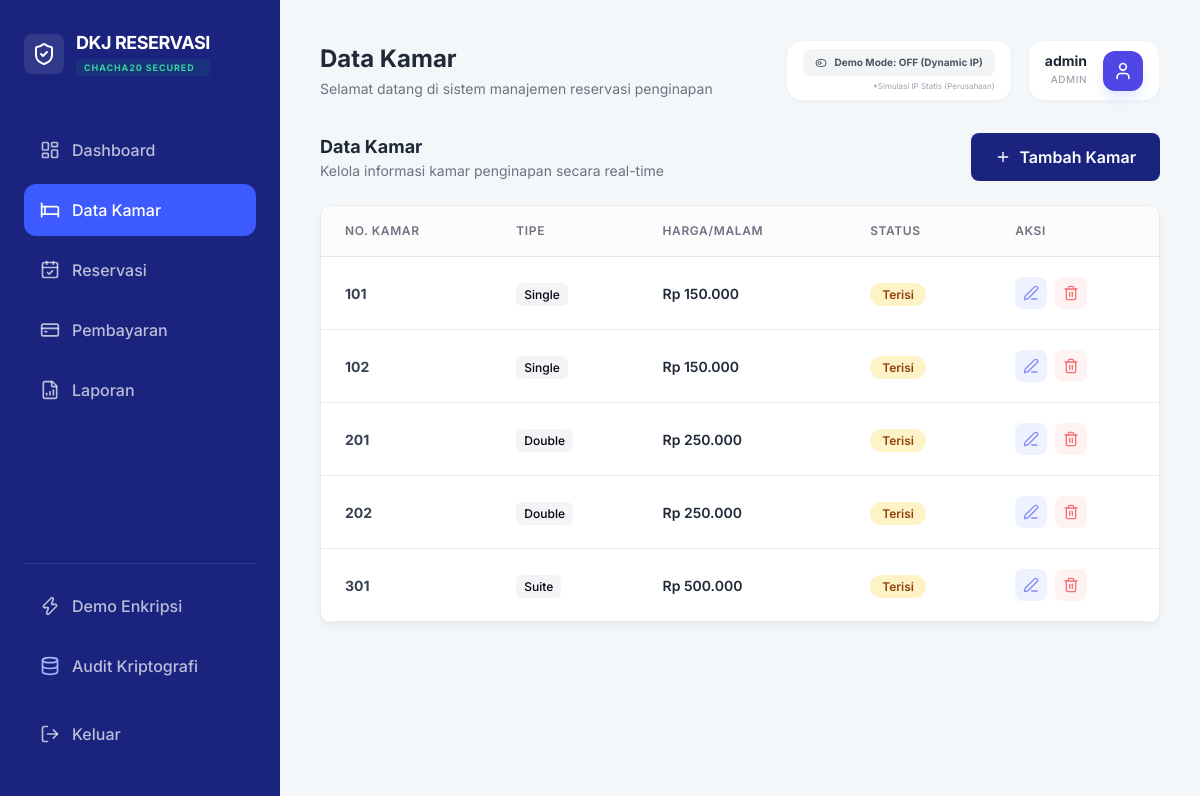
Before: /dashboard.php?page=rooms (signed in) with the older database file.
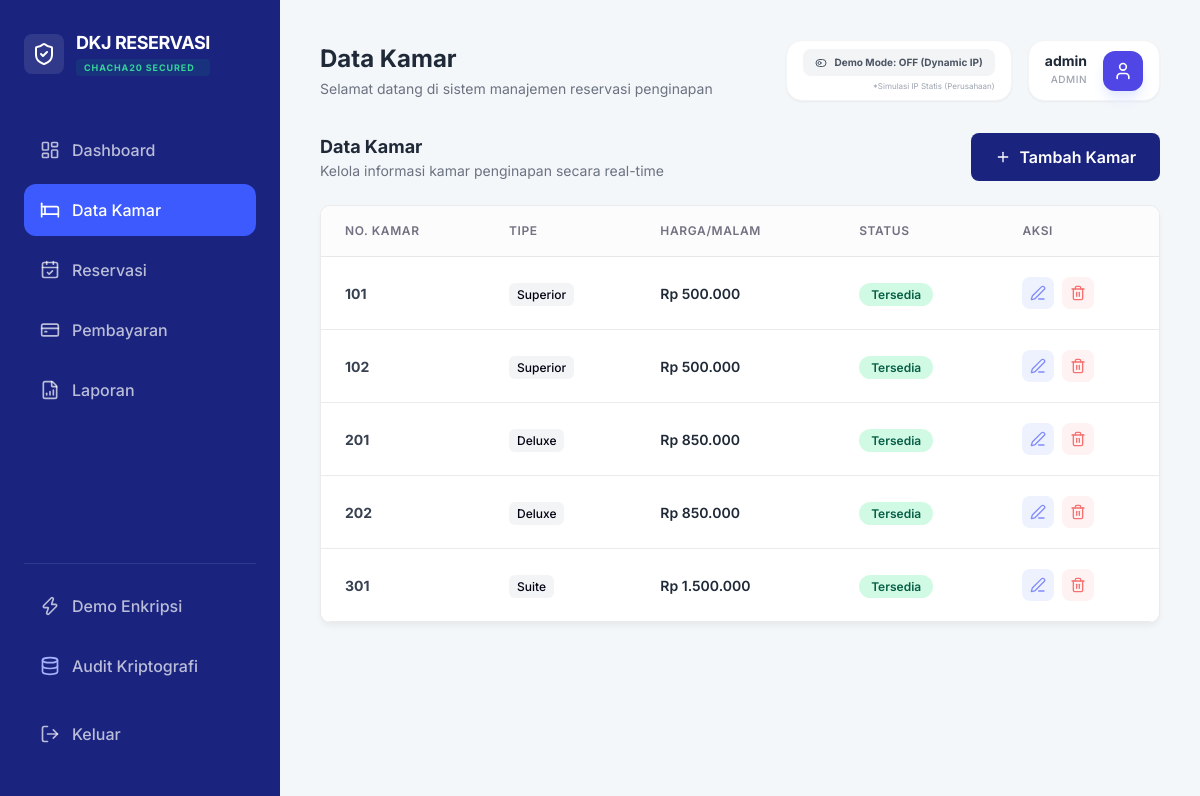
After: the same page with the newer database file.
### tables this page shows
CREATE TABLE rooms (
        id INTEGER PRIMARY KEY AUTOINCREMENT,
        room_number TEXT UNIQUE,
        type TEXT,
        price INTEGER,
        status TEXT DEFAULT 'available'
    );

### modules/rooms.php (the view, shortened to what this page needs)
<?php
$rooms = $db->query("SELECT * FROM rooms ORDER BY room_number ASC")->fetchAll(PDO::FETCH_ASSOC);
?>
<div class="flex justify-between items-center mb-6">
    <div>
        <h3 class="text-lg font-bold text-gray-800">Data Kamar</h3>
        <p class="text-sm text-gray-500">Kelola informasi kamar penginapan secara real-time</p>
    </div>
    <button onclick="openModal('addRoomModal')" class="btn-primary flex items-center gap-2">
        <i data-lucide="plus" class="w-4 h-4"></i> Tambah Kamar
    </button>
</div>
<div class="card p-0 overflow-hidden">
    <div class="table-container border-none">
        <table>
            <thead>
                <tr>
                    <th>No. Kamar</th>
                    <th>Tipe</th>
                    <th>Harga/Malam</th>
                    <th>Status</th>
                    <th>Aksi</th>
                </tr>
            </thead>
            <tbody>
                <?php foreach ($rooms as $r): ?>
                <tr>
                    <td class="font-bold text-gray-700"><?= $r['room_number'] ?></td>
                    <td><span class="text-xs px-2 py-1 bg-gray-100 rounded-md font-medium"><?= $r['type'] ?></span></td>
                    <td class="font-semibold text-gray-800">Rp <?= number_format($r['price'], 0, ',', '.') ?></td>
                    <td>
                        <span class="badge-status <?= $r['status'] === 'available' ? 'badge-success' : 'badge-warning' ?>">
                            <?= $r['status'] === 'available' ? 'Tersedia' : 'Terisi' ?>
                        </span>
                    </td>
                    <td>
                        <div class="flex items-center gap-2">
                            <button onclick='editRoom(<?= json_encode($r) ?>)' class="p-2 text-indigo-400 hover:text-indigo-600 bg-indigo-50 rounded-lg">
                                <i data-lucide="edit-3" class="w-4 h-4"></i>
                            </button>
                            <form method="POST" class="inline" onsubmit="return confirm('Hapus kamar ini?')">
                                <button type="submit" class="p-2 text-red-400 hover:text-red-600 bg-red-50 rounded-lg">
                                    <i data-lucide="trash-2" class="w-4 h-4"></i>
                                </button>
                            </form>
                        </div>
                    </td>
                </tr>
                <?php endforeach; ?>
            </tbody>
        </table>
    </div>
</div>

### dashboard.php (shortened to what this page needs)
<?php
$page = $_GET['page'] ?? 'stats';
function is_active($p, $current) {
    return $p === $current ? 'active' : '';
}
?>
<!DOCTYPE html>
<html lang="id">
<head>
    <script src="https://cdn.tailwindcss.com"></script>
    <link rel="stylesheet" href="assets/css/style.css">
</head>
<body class="bg-[#f4f7fa]">
    <div class="flex">
        <aside class="sidebar h-screen fixed">
            <div class="sidebar-brand text-white">
                <div class="flex items-center gap-3">
                    <div class="p-2 bg-white/10 rounded-lg">
                        <i data-lucide="shield-check" class="w-6 h-6 text-white"></i>
                    </div>
                    <div class="flex flex-col">
                        <span class="text-lg font-bold leading-tight tracking-tight">DKJ RESERVASI</span>
                        <span class="text-[9px] font-bold text-emerald-400 uppercase tracking-widest bg-emerald-500/10 px-2 py-0.5 rounded mt-1">ChaCha20 Secured</span>
                    </div>
                </div>
            </div>
            <ul class="sidebar-menu flex-1 overflow-y-auto">
                <li>
                    <a href="?page=stats" class="<?= is_active('stats', $page) ?>">
                        <i data-lucide="layout-dashboard" class="w-5 h-5"></i> Dashboard
                    </a>
                </li>
                <li>
                    <a href="?page=rooms" class="<?= is_active('rooms', $page) ?>">
                        <i data-lucide="bed" class="w-5 h-5"></i> Data Kamar
                    </a>
                </li>
                <li>
                    <a href="?page=reservations" class="<?= is_active('reservations', $page) ?>">
                        <i data-lucide="calendar-check" class="w-5 h-5"></i> Reservasi
                    </a>
                </li>
                <li>
                    <a href="?page=payments" class="<?= is_active('payments', $page) ?>">
                        <i data-lucide="credit-card" class="w-5 h-5"></i> Pembayaran
                    </a>
                </li>
                <li>
                    <a href="?page=reports" class="<?= is_active('reports', $page) ?>">
                        <i data-lucide="file-bar-chart" class="w-5 h-5"></i> Laporan
                    </a>
                </li>
            </ul>
            <div class="mt-auto pt-4 border-t border-white/10">
                <ul class="sidebar-menu">
                    <li>
                        <a href="?page=demo" class="<?= is_active('demo', $page) ?>">
                            <i data-lucide="zap" class="w-5 h-5"></i> Demo Enkripsi
                        </a>
                    </li>
                    <li>
                        <a href="?page=audit_crypto" class="<?= is_active('audit_crypto', $page) ?>">
                            <i data-lucide="database" class="w-5 h-5 text-indigo-300"></i> Audit Kriptografi
                        </a>
                    </li>
                    <li class="mt-4">
                        <a href="?page=logout" class="text-red-300 hover:bg-red-500/20 hover:text-red-200">
                            <i data-lucide="log-out" class="w-5 h-5"></i> Keluar
                        </a>
                    </li>
                </ul>
            </div>
        </aside>
        <main class="main-wrapper flex-1">
            <header class="flex justify-between items-center mb-8">
                <div>
                    <h1 class="text-2xl font-bold text-gray-800">
                        <?php
                        $titles = [
                            'stats' => 'Dashboard',
                            'rooms' => 'Data Kamar',
                            'reservations' => 'Reservasi',
                            'payments' => 'Pembayaran',
                            'reports' => 'Laporan',
                            'demo' => 'Demo ChaCha20',
                            'audit_db' => 'Audit Database SQLite',
                            'audit_crypto' => 'Audit Kriptografi'
                        ];
                        echo $titles[$page] ?? 'Dashboard';
                        ?>
                    </h1>
                    <p class="text-gray-500 text-sm mt-1">
                        Selamat datang di sistem manajemen reservasi penginapan
                    </p>
                </div>
                <div class="flex gap-4">
                    <?php
                    $is_demo_mode = $_SESSION['demo_ip_mode'] ?? false;
                    $query_params = $_GET;
                    $query_params['demo_mode'] = 'toggle';
                    $toggle_url = '?' . http_build_query($query_params);
                    ?>
                    <div class="flex flex-col items-end justify-center bg-white px-4 py-2 rounded-2xl shadow-sm border border-gray-100">
                        <a href="<?= $toggle_url ?>"
                           class="py-1.5 px-3 rounded-lg font-bold text-[10px] transition-all flex items-center gap-2 <?= $is_demo_mode ? 'bg-emerald-100 text-emerald-700 hover:bg-emerald-200' : 'bg-gray-100 text-gray-600 hover:bg-gray-200' ?>"
                           title="Simulasi Demo IP Statis jika di perusahaan">
                            <i data-lucide="<?= $is_demo_mode ? 'toggle-right' : 'toggle-left' ?>" class="w-3 h-3"></i>
                            <?= $is_demo_mode ? 'Demo Mode: ON (Static IP)' : 'Demo Mode: OFF (Dynamic IP)' ?>
                        </a>
                        <p class="text-[8px] text-gray-400 mt-1">*Simulasi IP Statis (Perusahaan)</p>
                    </div>
                    <div class="flex items-center gap-4 bg-white px-4 py-2 rounded-2xl shadow-sm border border-gray-100">
                        <div class="flex flex-col text-right">
                            <span class="text-sm font-bold text-gray-800 leading-none"><?= $_SESSION['username'] ?></span>
                            <span class="text-[10px] text-gray-400 font-medium uppercase mt-1 tracking-wider"><?= $_SESSION['role'] ?></span>
                        </div>
                        <div class="w-10 h-10 rounded-xl bg-indigo-600 flex items-center justify-center shadow-lg shadow-indigo-100">
                            <i data-lucide="user" class="w-5 h-5 text-white"></i>
                        </div>
                    </div>
                </div>
            </header>
            <div class="content-body animate-in fade-in slide-in-from-bottom-4 duration-500">
                <?php
                $module_path = "modules/$page.php";
                if (file_exists($module_path)) {
                    include $module_path;
                } else {
                    include "modules/stats.php";
                }
                ?>
            </div>
        </main>
    </div>
</body>
</html>

### assets/css/style.css (style rules this page uses)
:root { --font-size: 16px; --background: #ffffff; --foreground: #030213; --card: #ffffff; --card-foreground: #030213; --primary: #030213; --primary-foreground: #ffffff; --secondary: #f8f9fa; --secondary-foreground: #030213; --muted: #ececf0; --muted-foreground: #717182; --accent: #e9ebef; --accent-foreground: #030213; --destructive: #d4183d; --border: rgba(0, 0, 0, 0.08); --input-background: #f3f3f5; --radius: 0.625rem; --blue-soft: #3b82f6; --green-soft: #10b981; --purple-soft: #8b5cf6; --orange-soft: #f59e0b; }
* { margin: 0; padding: 0; box-sizing: border-box; font-family: 'Inter', sans-serif; }
body { background-color: #f4f7fa; color: var(--foreground); font-size: var(--font-size); }
.sidebar { width: 280px; background-color: #1a237e; color: white; position: fixed; height: 100vh; padding: 2rem 1.5rem; z-index: 100; display: flex; flex-direction: column; }
.sidebar-brand { font-size: 1.5rem; font-weight: 700; margin-bottom: 3rem; display: block; }
.sidebar-menu { list-style: none; }
.sidebar-menu li { margin-bottom: 0.5rem; }
.sidebar-menu a { display: flex; align-items: center; gap: 12px; padding: 0.875rem 1rem; color: rgba(255,255,255,0.7); text-decoration: none; border-radius: 0.75rem; font-weight: 500; transition: all 0.2s; }
.sidebar-menu a:hover, .sidebar-menu a.active { background-color: #303f9f; color: white; }
.sidebar-menu a.active { background-color: #3d5afe; }
.main-wrapper { margin-left: 280px; padding: 2.5rem; }
.card { background: var(--card); border-radius: var(--radius); padding: 1.5rem; border: 1px solid var(--border); box-shadow: 0 4px 6px -1px rgba(0, 0, 0, 0.05); }
.table-container { background: white; border-radius: var(--radius); overflow: hidden; border: 1px solid var(--border); }
table { width: 100%; border-collapse: collapse; }
th { background: #fcfcfd; padding: 1rem 1.5rem; text-align: left; font-size: 0.75rem; font-weight: 600; color: var(--muted-foreground); text-transform: uppercase; letter-spacing: 0.05em; border-bottom: 1px solid var(--border); }
td { padding: 1.25rem 1.5rem; border-bottom: 1px solid var(--border); font-size: 0.875rem; }
.btn-primary { background: #1a237e; color: white; padding: 0.75rem 1.5rem; border-radius: 0.5rem; font-weight: 600; border: none; cursor: pointer; }
.badge-status { padding: 4px 12px; border-radius: 999px; font-size: 0.75rem; font-weight: 600; }
.badge-success { background: #d1fae5; color: #065f46; }
.badge-warning { background: #fef3c7; color: #92400e; }

Changed rows visible on the page:
changed rooms (number 1 of 5 on the later page): type "Single" → "Superior"; price "150.000" → "500.000"; status "Terisi" → "Tersedia"
changed rooms (number 2 of 5 on the later page): type "Single" → "Superior"; price "150.000" → "500.000"; status "Terisi" → "Tersedia"
changed rooms (number 3 of 5 on the later page): type "Double" → "Deluxe"; price "250.000" → "850.000"; status "Terisi" → "Tersedia"
changed rooms (number 4 of 5 on the later page): type "Double" → "Deluxe"; price "250.000" → "850.000"; status "Terisi" → "Tersedia"
changed rooms "Suite": price "500.000" → "1.500.000"; status "Terisi" → "Tersedia"
